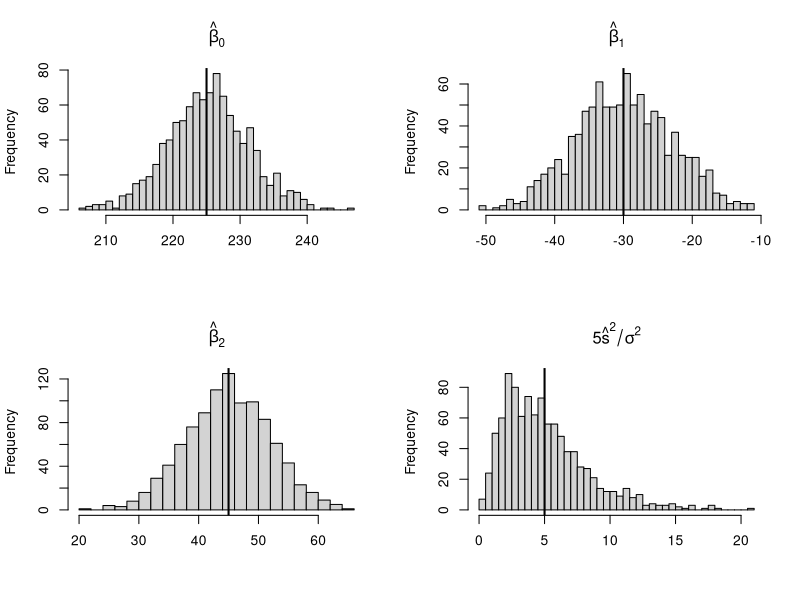

This figure's R source:



X <- matrix(c(
  1,0,0,
  1,0,0,
  1,0,1,
  1,0,1,
  1,1,0,
  1,1,0,
  1,1,1,
  1,1,1
), ncol = 3, byrow = TRUE)



dat <- data.frame(
  x1 = X[,2], # light
  x2 = X[,3] # noise
)



# True parameters
beta0 <- 225
beta1 <- -30
beta2 <- 45
sigma <- 10



# a

eps <- rnorm(n = nrow(dat), mean = 0, sd = sigma)


dat$Y <- beta0 + beta1 * dat$x1 + beta2 * dat$x2 + eps

# Model:
fit <- lm(Y ~ x1 + x2, data = dat)

# Estimated coefficients
beta_hat <- coef(fit)

# Estimated variance s**2
s2_hat <- summary(fit)$sigma**2

beta_hat
s2_hat


# Compare to true values
cbind(
  true = c(beta0, beta1, beta2),
  estimated = beta_hat
)

c(true_sigma2 = sigma**2, estimated_s2 = s2_hat)



# b


b0 <- numeric(1000)
b1 <- numeric(1000)
b2 <- numeric(1000)
s2 <- numeric(1000)





for (b in 1:1000) {
  eps <- rnorm(nrow(dat), mean = 0, sd = sigma)
  Y <- beta0 + beta1 * dat$x1 + beta2 * dat$x2 + eps

  fit <- lm(Y ~ x1 + x2, data = data.frame(Y=Y, x1=dat$x1, x2=dat$x2))

  co <- coef(fit)
  b0[b] <- co[1]
  b1[b] <- co[2]
  b2[b] <- co[3]
  s2[b] <- summary(fit)$sigma^2
}

# ---- Plots ----
par(mfrow=c(2,2))

hist(b0, breaks=30, main=expression(hat(beta)[0]), xlab="")
abline(v=beta0, lwd=2)

hist(b1, breaks=30, main=expression(hat(beta)[1]), xlab="")
abline(v=beta1, lwd=2)

hist(b2, breaks=30, main=expression(hat(beta)[2]), xlab="")
abline(v=beta2, lwd=2)

hist(5*s2/(sigma^2), breaks=30,
     main=expression(5*hat(s)^2/sigma^2),
     xlab="")
abline(v=5, lwd=2)  # E[5*s^2/sigma^2] = 5

par(mfrow=c(1,1))
